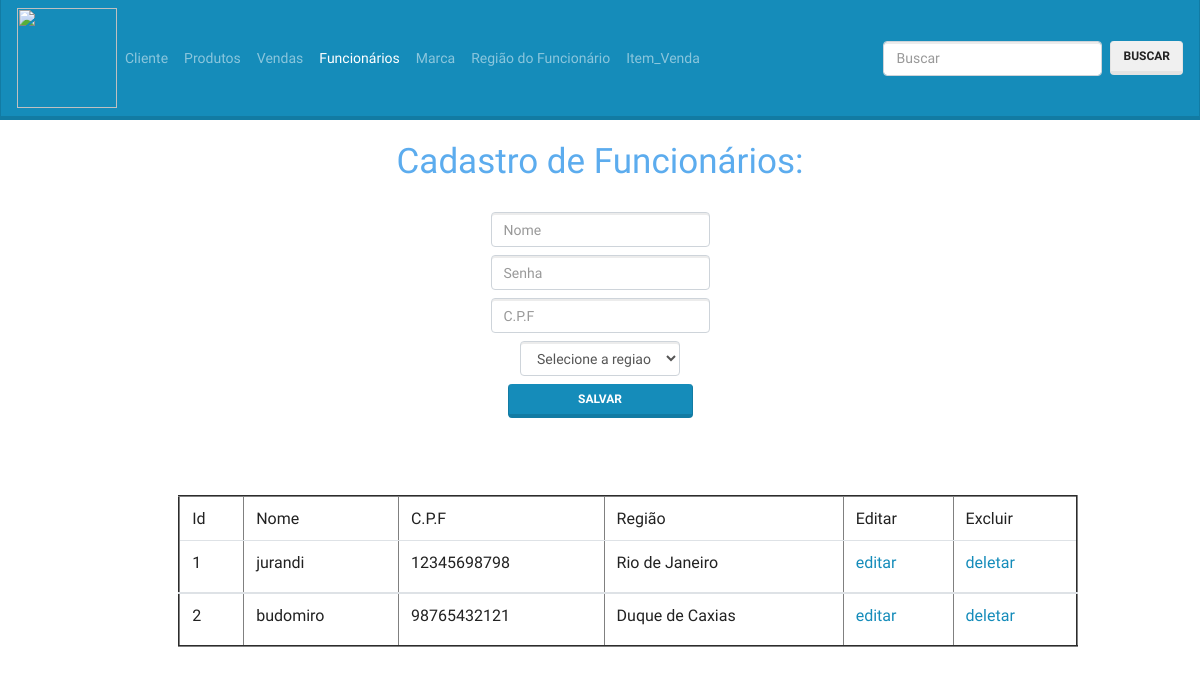
Page /site_completo/funcionarios/cad_funciona.php on the earlier database version.
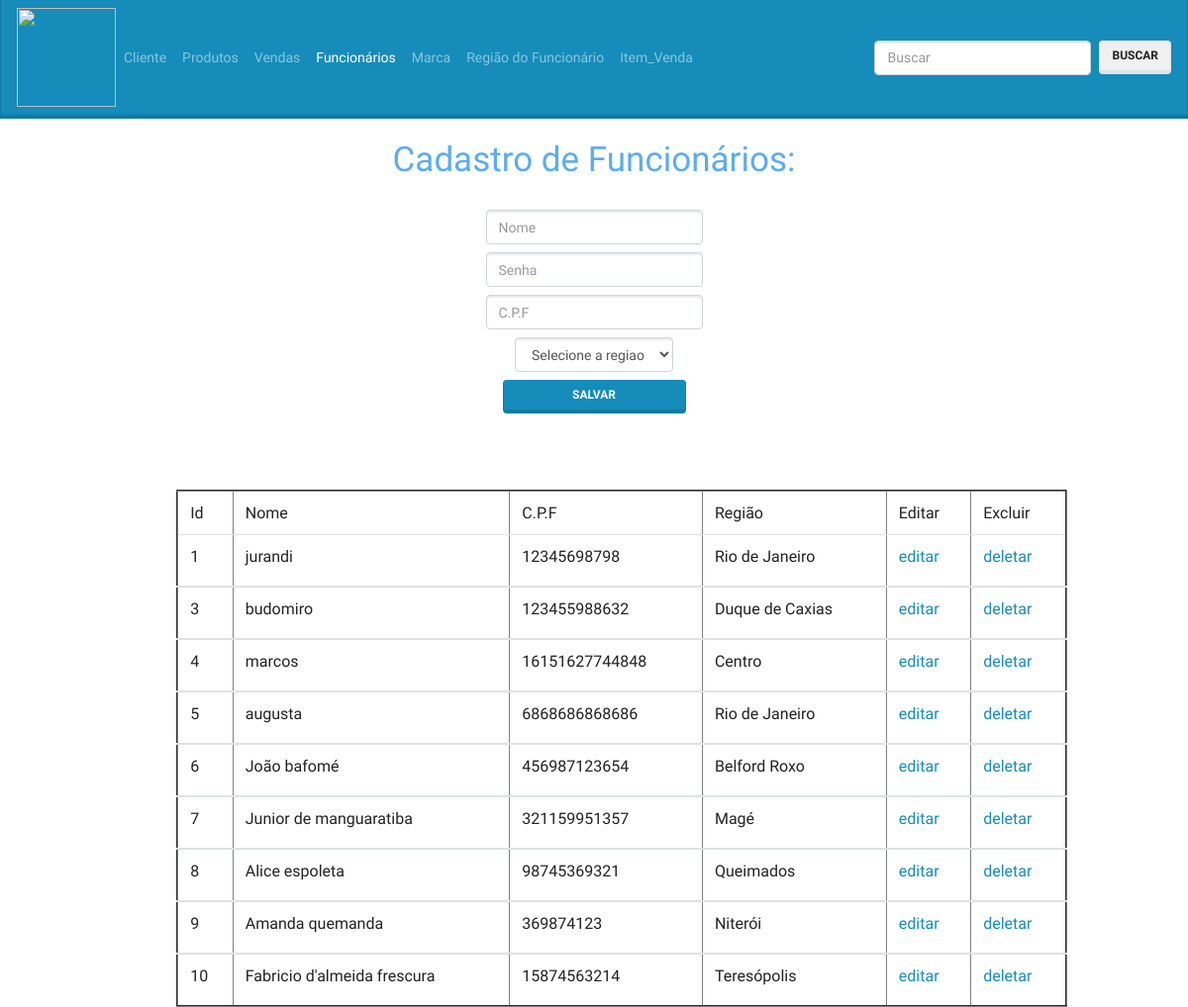
Same page on the later database version.
### tables this page shows
CREATE TABLE IF NOT EXISTS `funcionario` (
  `idfuncionario` int(11) NOT NULL AUTO_INCREMENT,
  `nome` varchar(45) NOT NULL,
  `senha` varchar(32) NOT NULL,
  `cpf` varchar(45) NOT NULL,
  `regiao_idregiao` int(11) NOT NULL,
  PRIMARY KEY (`idfuncionario`),
  KEY `fk_funcionario_regiao1_idx` (`regiao_idregiao`)
);

CREATE TABLE IF NOT EXISTS `regiao` (
  `idregiao` int(11) NOT NULL AUTO_INCREMENT,
  `nome` varchar(45) NOT NULL,
  PRIMARY KEY (`idregiao`)
);

### site_completo/funcionarios/cad_funciona.php (the view, shortened to what this page needs)
<?php
include_once 'crud_cad_funciona.php';
?>
<!DOCTYPE html PUBLIC "-//W3C//DTD XHTML 1.0 Transitional//EN" "http://www.w3.org/TR/xhtml1/DTD/xhtml1-transitional.dtd">
<html xmlns="http://www.w3.org/1999/xhtml">
	<head>
		<link type="text/css" rel="stylesheet" href ="../css/stylefun.css">
		<link type="text/css" rel="stylesheet" href ="../css/style.css">
		<link href="https://maxcdn.bootstrapcdn.com/bootswatch/4.0.0-beta.3/lumen/bootstrap.min.css" rel="stylesheet">
	</head>
	<body>
		<nav class="navbar navbar-expand-lg navbar-dark bg-primary">
			 <a href="../index.php"><img class="formiga" src="http://www.jogosdesoletrar.com/data/images/formiga-rainha,-a-formiga-com-uma-vida-mais-longa_51965f0a8b9a5-thumb.jpg"></a>
	  <div class="collapse navbar-collapse" id="navbarColor01">
	    <ul class="navbar-nav mr-auto">
	      <li class="nav-item">
	        <a class="nav-link" href="../cliente/cliente.php">Cliente</a>
	      </li>
	      <li class="nav-item">
	        <a class="nav-link" href="../produtos/produtos.php">Produtos</a>
	      </li>
	      <li class="nav-item">
	        <a class="nav-link" href="../vendas/vendas.php">Vendas</a>
	      </li>
	      <li class="nav-item active">
	        <a class="nav-link" href="../funcionarios/cad_funciona.php">Funcionários</a>
	      </li>
	      <li class="nav-item">
	        <a class="nav-link" href="../marca/marca.php">Marca</a>
	      </li>
	      <li class="nav-item">
	        <a class="nav-link" href="../regiao/regiao.php">Região do Funcionário</a>
	      </li>
	      <li class="nav-item">
	        <a class="nav-link" href="../item_venda/item_venda.php">Item_Venda</a>
	      </li>
	    </ul>
	    <form class="form-inline my-2 my-lg-0" action="../busca.php" method="post">
        <input name="buscar" class="form-control mr-sm-2" type="text" placeholder="Buscar">
        <button class="btn btn-secondary my-2 my-sm-0" type="submit">Buscar</button>
      </form>
	  </div>
	</nav>
		<div id="cadastro" class="container">
			<br/>
		<form name="form1" class="form-horizontal" method="post" />
			<div class="a">
			<h1>Cadastro de Funcionários:</h1>
			<br/>
			</div>
					<div class="form-gruop">
					<label>
					<input type="text" class="form-control" placeholder="Nome" name="nome" value="<?php if(isset($_GET['edit'])) echo $getROW['nome'];  ?>" /></label></br>
					</div>
					<div class="form-gruop">
					<label>
					<input type="password" class="form-control" placeholder="Senha" name="senha" value="<?php if(isset($_GET['edit'])) echo $getROW['senha'];  ?>" /></label></br>
					</div>
					<div class="form-gruop">
					<label>
					<input type="text" class="form-control" placeholder="C.P.F" name="cpf" value="<?php if(isset($_GET['edit'])) echo $getROW['cpf'];  ?>" /></label></br>
					</div>
					<div class="form-gruop">
					<label>
					<select name="regiao_idregiao" class="form-control">
					<option>Selecione a regiao </option>
					</select></label>
					</div>
				 	<?php
						if(isset($_GET['edit']))
						{
							?>
							<input type="submit" class="btn btn-primary col-md-2" name="update" value="Atualizar"/>
							<?php
						}
						else
						{
							?>
							<input type="submit" class="btn btn-primary col-md-2" name="save" value="Salvar"/>
							<?php
						}
					?>
			<div id="update" class="form-gruop">
			<table border="2" class="table table-hover">
				<thead>
						<tr>
							<td>Id </td>
							<td>Nome </td>
							<td>C.P.F </td>
							<td>Região </td>
							<td>Editar </td>
							<td>Excluir </td>
						</tr>
				</thead>
				<?php
					$res = $MySQLiconn->query("SELECT f.*, r.nome as nome_regiao FROM funcionario f inner join regiao r on f.regiao_idregiao = r.idregiao  ");
					while($row=$res->fetch_array())
					{
						?>
					<tbody>
					    <div>
					    <tr>
					    	<td><label><?php echo $row['idfuncionario']; ?></label></td>
						    <td><label><?php echo $row['nome']; ?></label></td>
						    <td><label><?php echo $row['cpf']; ?></label></td>
						    <td><label><?php echo $row['nome_regiao']; ?></label></td>
						    <td><a href="?edit=<?php echo $row['idfuncionario']; ?>" onclick="return confirm('Deseja Editar?'); " >editar</a></td>
							<td><a href="?del=<?php echo $row['idfuncionario']; ?>" onclick="return confirm('Deseja Deletar?'); " >deletar</a></td>
						</tr>
					    </div>
					</tbody>
					    <?php
					}
					?>
			</table>
		</div>
		</div>
	</body>
</html>

Differences in the rows shown:
removed funcionario: idfuncionario "2", nome "budomiro", cpf "98765432121", regiao_idregiao.nome "Duque de Caxias"
added funcionario: idfuncionario "3", nome "budomiro", cpf "123455988632", regiao_idregiao.nome "Duque de Caxias"
added funcionario: idfuncionario "4", nome "marcos", cpf "16151627744848", regiao_idregiao.nome "Centro"
added funcionario: idfuncionario "5", nome "augusta", cpf "6868686868686", regiao_idregiao.nome "Rio de Janeiro"
added funcionario: idfuncionario "6", nome "João bafomé", cpf "456987123654", regiao_idregiao.nome "Belford Roxo"
added funcionario: idfuncionario "7", nome "Junior de manguaratiba", cpf "321159951357", regiao_idregiao.nome "Magé"
added funcionario: idfuncionario "8", nome "Alice espoleta", cpf "98745369321", regiao_idregiao.nome "Queimados"
added funcionario: idfuncionario "9", nome "Amanda quemanda", cpf "369874123", regiao_idregiao.nome "Niterói"
added funcionario: idfuncionario "10", nome "Fabricio d'almeida frescura", cpf "15874563214", regiao_idregiao.nome "Teresópolis"
